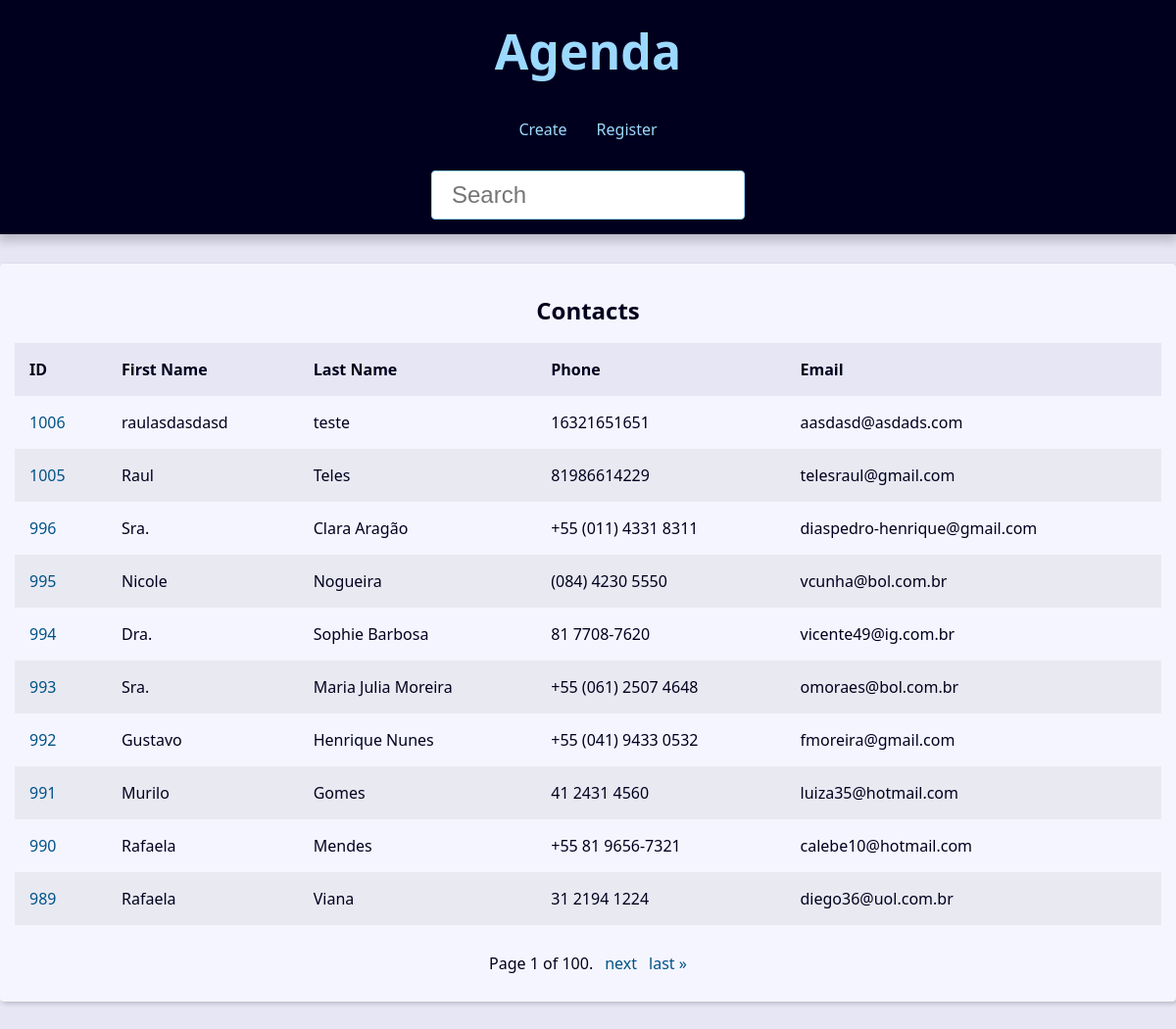
Before: / with the older database file.
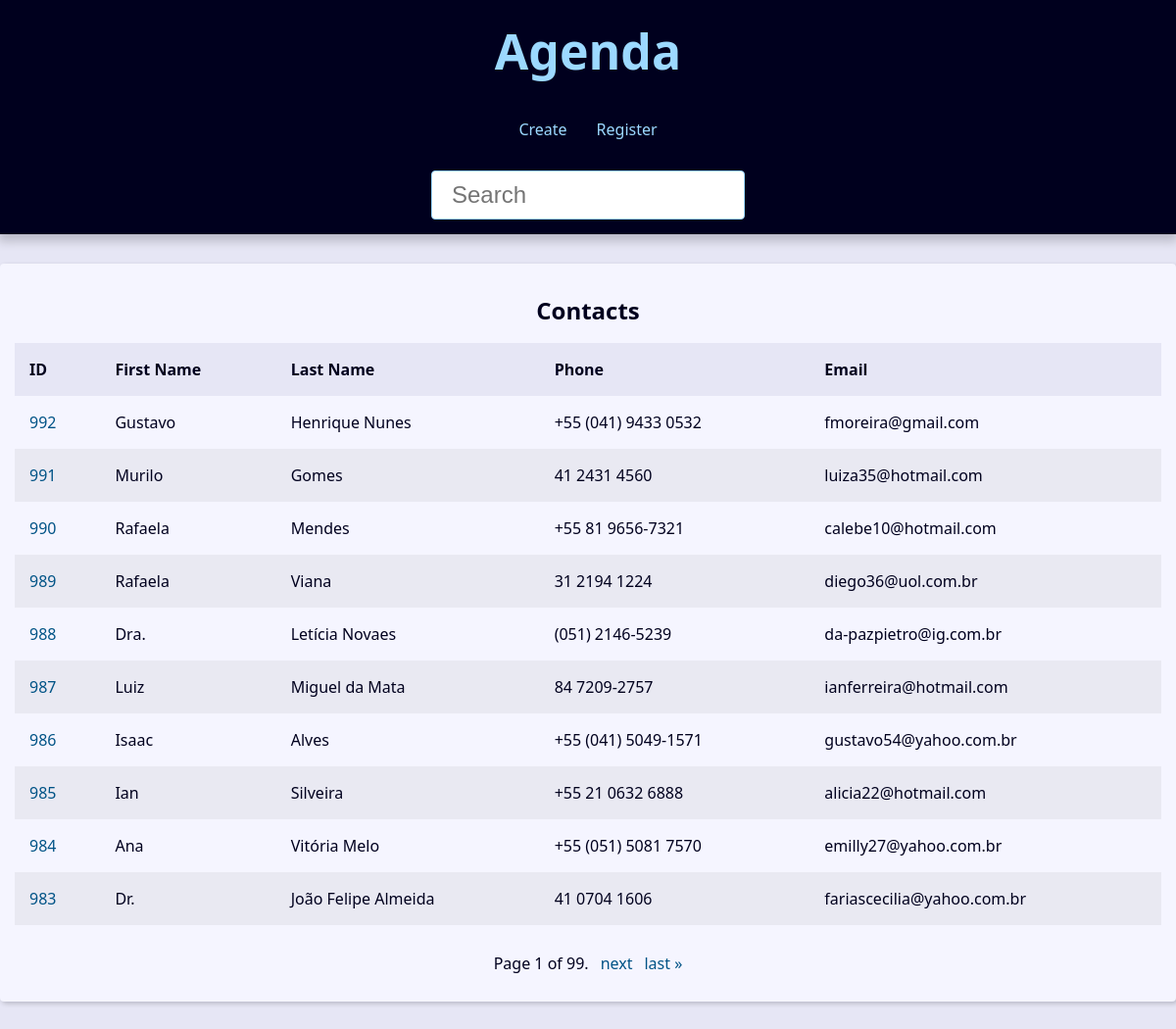
After: the same page with the newer database file.
### contact/models.py (models this page shows, shortened)
class contact(models.Model):
    first_name = models.CharField(max_length=20)
    last_name = models.CharField(max_length=20)
    phone = models.CharField(max_length=15,verbose_name='Telefone')
    email = models.EmailField(max_length=254, blank=True)
    created_date = models.DateTimeField(default=timezone.now)
    description = models.TextField(blank=True)
    show = models.BooleanField(default=True)
    picture = models.ImageField(blank=True, upload_to='pictures/%Y/%m/')
    category = models.ForeignKey(Category, on_delete=models.SET_NULL,blank=True, null=True)
    owner = models.ForeignKey(User, on_delete=models.SET_NULL,blank=True, null=True)

### contact/views/contact_views.py (the view)
# urls.py: path('', views.index, name='index'),
def index(request):
    contacts = contact.objects.filter(show=True).order_by('-id')
    paginator = Paginator(contacts,10)
    page_number = request.GET.get("page")
    page_obj = paginator.get_page(page_number)
    context = {
        'page_obj' : page_obj,
        'site_nome' : 'Contatos - '
    }
    return render(request,
                'contact/index.html',
                context,
                )

### contact/templates/contact/index.html (shortened to what this page needs)
{% extends "base.html" %}
{% block content %}
{% if page_obj %}
    <div class="responsive-table">
            <table class="contacts-table">
                <caption class="table-caption">
                    Contacts
                </caption>
                <thead>
                    <tr class="table-row table-row-header">
                        <th class="table-header">ID</th>
                        <th class="table-header">First Name</th>
                        <th class="table-header">Last Name</th>
                        <th class="table-header">Phone</th>
                        <th class="table-header">Email</th>
                    </tr>
                </thead>
                <tbody>
                    {% for contact in page_obj %}
                        <tr class="table-row">
                            <td class="table-cel">
                            <a href="{% url 'contact:contatos' contact.id %}" class="table-link">
                                {{contact.id}}
                            </a>
                            </td>
                            <td class="table-cel">
                                {{contact.first_name}}
                            </td>
                            <td class="table-cel">
                                {{contact.last_name}}
                            </td>
                            <td class="table-cel">
                                {{contact.phone}}
                            </td>
                            <td class="table-cel">
                                {{contact.email}}
                            </td>
                        </tr>
                    {% endfor %}
                </tbody>
            </table>
        </div>
{% else %}
<div class="sigle-contact">
    <h1 class="single-contact-name">
        Nenhum contato encontrado!
    </h1>
</div>
{% endif %}
{% endblock content %}

Changed rows visible on the page:
removed contact: id "1006", first_name "raulasdasdasd", last_name "teste", phone "16321651651", email "aasdasd@asdads.com"
removed contact: id "1005", first_name "Raul", last_name "Teles", phone "81986614229", email "telesraul@gmail.com"
removed contact: id "996", first_name "Sra.", last_name "Clara Aragão", phone "+55 (011) 4331 8311", email "diaspedro-henrique@gmail.com"
removed contact: id "995", first_name "Nicole", last_name "Nogueira", phone "(084) 4230 5550", email "vcunha@bol.com.br"
removed contact: id "994", first_name "Dra.", last_name "Sophie Barbosa", phone "81 7708-7620", email "vicente49@ig.com.br"
removed contact: id "993", first_name "Sra.", last_name "Maria Julia Moreira", phone "+55 (061) 2507 4648", email "omoraes@bol.com.br"
now on this page (row unchanged): contact: id "988", first_name "Dra.", last_name "Letícia Novaes", phone "(051) 2146-5239", email "da-pazpietro@ig.com.br"
now on this page (row unchanged): contact: id "987", first_name "Luiz", last_name "Miguel da Mata", phone "84 7209-2757", email "ianferreira@hotmail.com"
now on this page (row unchanged): contact: id "986", first_name "Isaac", last_name "Alves", phone "+55 (041) 5049-1571", email "gustavo54@yahoo.com.br"
now on this page (row unchanged): contact: id "985", first_name "Ian", last_name "Silveira", phone "+55 21 0632 6888", email "alicia22@hotmail.com"
now on this page (row unchanged): contact: id "984", first_name "Ana", last_name "Vitória Melo", phone "+55 (051) 5081 7570", email "emilly27@yahoo.com.br"
now on this page (row unchanged): contact: id "983", first_name "Dr.", last_name "João Felipe Almeida", phone "41 0704 1606", email "fariascecilia@yahoo.com.br"
Other visible differences:
{{ page_obj.paginator.num_pages }}: "100" → "99"
